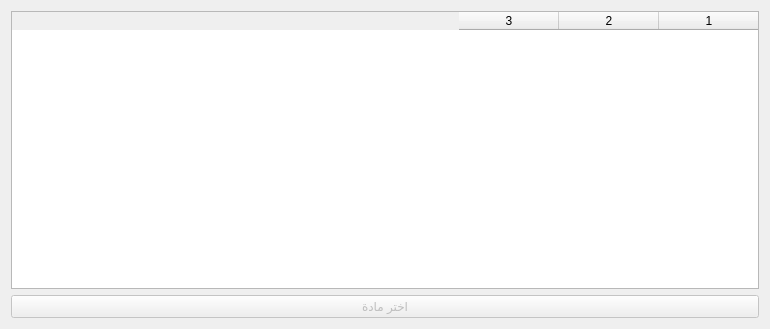
<?xml version="1.0" encoding="UTF-8"?>
<ui version="4.0">
 <class>dialog_print</class>
 <widget class="QDialog" name="dialog_print">
  <property name="geometry">
   <rect>
    <x>0</x>
    <y>0</y>
    <width>770</width>
    <height>329</height>
   </rect>
  </property>
  <property name="windowTitle">
   <string>نتيجة البحث</string>
  </property>
  <property name="layoutDirection">
   <enum>Qt::RightToLeft</enum>
  </property>
  <layout class="QGridLayout" name="gridLayout">
   <item row="0" column="0" colspan="2">
    <widget class="QTableWidget" name="table_view">
     <property name="editTriggers">
      <set>QAbstractItemView::NoEditTriggers</set>
     </property>
     <property name="selectionMode">
      <enum>QAbstractItemView::SingleSelection</enum>
     </property>
     <property name="selectionBehavior">
      <enum>QAbstractItemView::SelectRows</enum>
     </property>
     <property name="columnCount">
      <number>3</number>
     </property>
     <attribute name="verticalHeaderVisible">
      <bool>false</bool>
     </attribute>
     <column/>
     <column/>
     <column/>
    </widget>
   </item>
   <item row="1" column="0" colspan="2">
    <widget class="QPushButton" name="btn_choice">
     <property name="enabled">
      <bool>false</bool>
     </property>
     <property name="text">
      <string>اختر مادة</string>
     </property>
    </widget>
   </item>
  </layout>
 </widget>
 <resources/>
 <connections/>
</ui>
